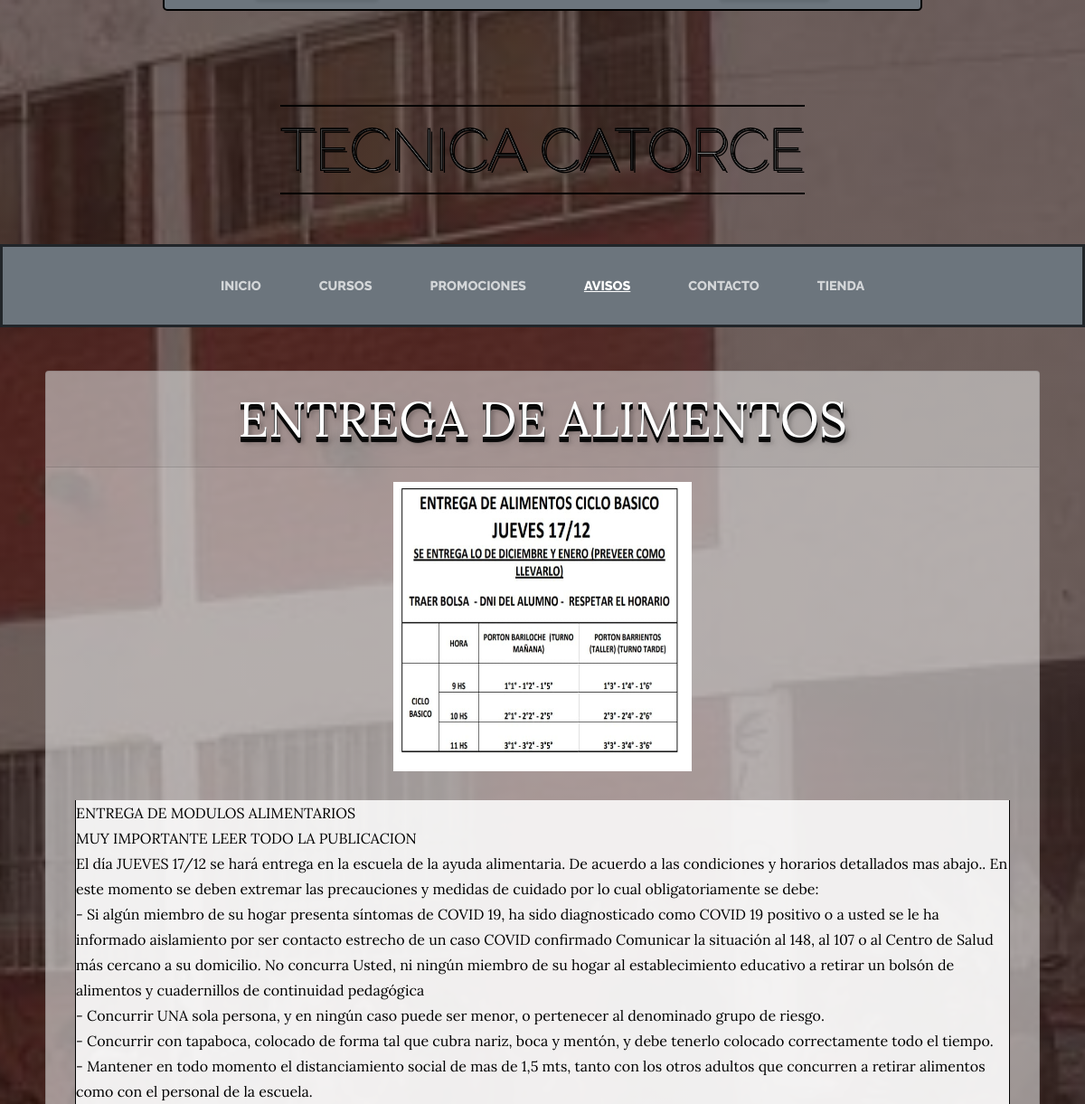
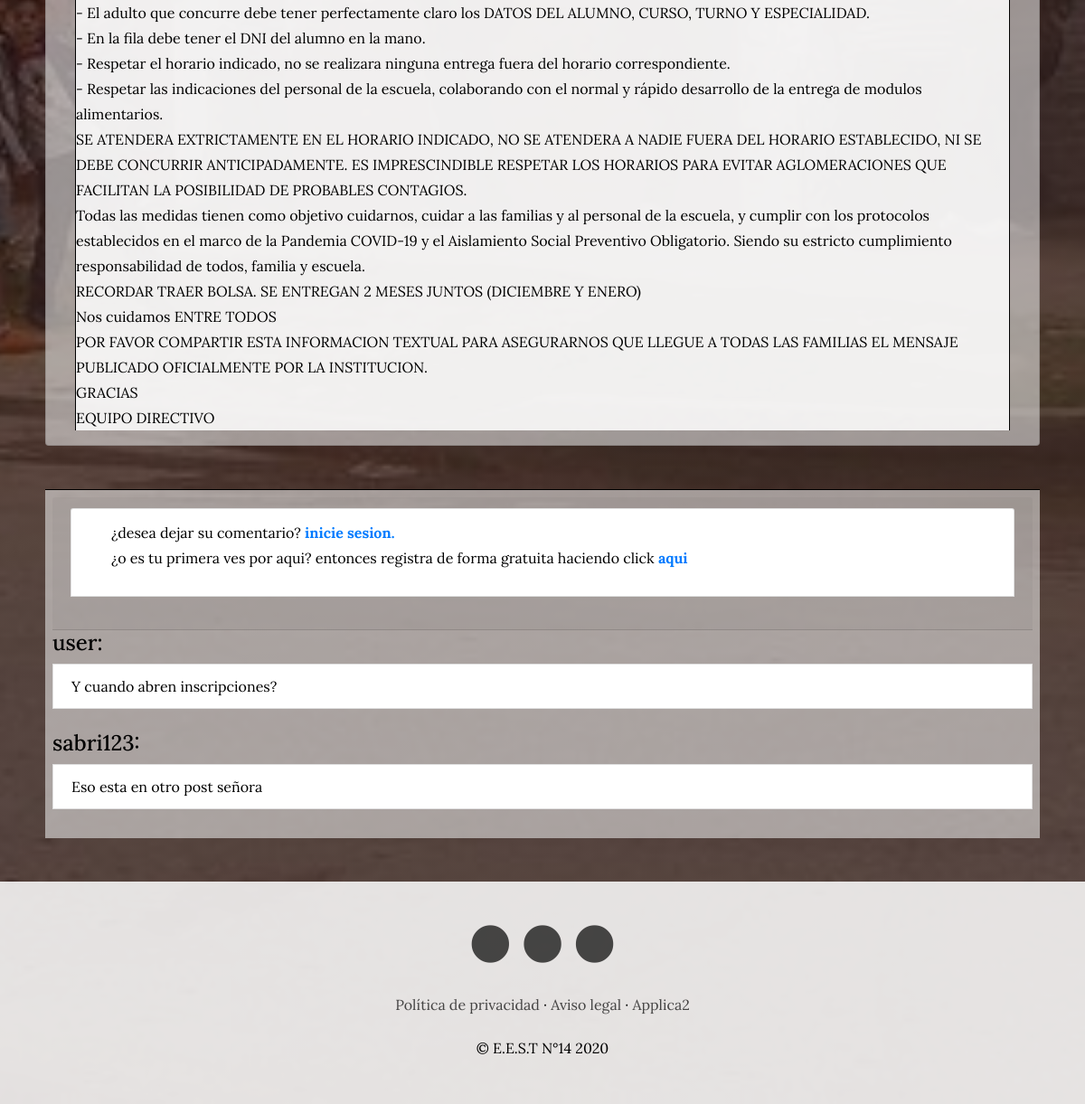
Screenshot of /informacion/post/1/ with the database file from the repository (2 pictures, top to bottom).
### informacion/models.py (models this page shows, shortened)
class Post(models.Model):
    titulo = models.CharField(max_length=40)
    contenido = models.TextField()
    imagen = models.ImageField(upload_to="post", null=True, blank=True)
    autor = models.ForeignKey(User, on_delete = models.CASCADE)
    created = models.DateField(auto_now_add=True)
    categorias = models.ManyToManyField(Categoria)
    update = models.DateField(auto_now_add=True)
    class Meta():
        verbose_name = "post"
        verbose_name_plural = "posts"

class Comentario(models.Model):
    contenido = models.TextField(max_length=50)
    autor = models.ForeignKey(User, on_delete = models.CASCADE, null=True, blank=True )
    created = models.DateField(auto_now_add=True)
    id_post = models.IntegerField(null=True, blank=True )
    class Meta():
        verbose_name = "comentario"
        verbose_name_plural = "comentarios"
    def __str__(self):
        return self.contenido

### informacion/views.py (the view)
# urls.py: path('post/<int:post_id>/', views.post, name="post"),
def post(request, post_id):
    if request.method == "POST":
        ide = request.user
        contenido = request.POST['contenido']
        p = Comentario(contenido=contenido, autor=ide, id_post=post_id)
        p.save()
    comentarios = Comentario.objects.filter(id_post=post_id).order_by('-created')
    formu = ComentarioFrom()
    post = Post.objects.get(id=post_id)
    return render(request, "informacion/post.html", {"post":post,"titulo":post.titulo,"from":formu, "comentarios":comentarios})

### informacion/templates/informacion/post.html (shortened to what this page needs)
{% extends "sitio_web_app/base.html" %}
{% load static %}
{% block content %}
        <div class="col-sm-10 col-lg-11 mx-auto my-5 p-0 m-0">
            <div class="card trasparente">
                <div class="card-body m-0 p-0" style="margin: 10px;">
                        <div id="titulo"class="card-header card-title post-titulo">
                            {{post.titulo}}
                        </div>
                        <img class="post-img" src="{{post.imagen.url}}" alt="Card image cap">
                        <div class="card-text post-contenido text-left">
                            {{post.contenido|linebreaks }}
                        </div>
                    </div>
                </div>
            </div>
        <div class="col-sm-10 col-lg-11 mx-auto my-5 p-2 m-0 comentario trasparente">
            {% if user.is_authenticated %}
            <div class="comentario-form">
                <div class="title my-3 cometario-title" style="text-align: center;">
                    <h2>comentarios</h2>
                </div>
                    <form action="" method="POST"> {% csrf_token %}
                        <div class="form-group row comentario-grup mx-auto">
                            <textarea name="contenido" class="form-control" id="id_contenido" placeholder="escribe un comentario:" style="width: 75%; height: 60px;"></textarea>
                            <button type="submit" class="btn btn-primary"> Enviar </button>
                        </div>
                    </form>
            </div>
        {% else %}
            <div class="card-header">
                <div class="list-group-item mb-4">
                    <p class="mx-4">
                        ¿desea dejar su comentario? <a href="{% url 'login'%}"> <b>inicie sesion.</b> </a> <br>
                        ¿o es tu primera ves por aqui? entonces registra de forma gratuita haciendo click<a href="{% url 'registro'%}"><b> aqui </b></a>
                    </p>
                </div>
            </div>
        {% endif %}
        {% for comentarios in comentarios %}
            <div class="">
                <p class="h4">{{comentarios.autor}}: </p>
                <div class="list-group-item mb-4">
                    {{comentarios}}
                </div>
            </div>
        {% endfor %}
        </div>
{% endblock%}

### sitio_web_app/static/sitio_web_app/css/gestion.css (style rules this page uses)
body { font-family: 'Lora'; background: linear-gradient(rgba(47, 23, 15, 0.65), rgba(47, 23, 15, 0.65)), url("../img/bg_main.jpg"); background-attachment: fixed; background-position: center; background-size: cover; }
p { line-height: 1.75; }
.post-titulo { text-align: center; font-size: 3.4em; text-transform: uppercase; color: white; text-shadow: 0 1px 0 #000000, 0 2px 0 #080808, 0 3px 0 #111111, 0 4px 0 #000000, 0 5px 0 #0f0e0e, 0 6px 0 #0f0e0e, 3px 7px 15px rgba(0,0,0,0.1), 3px 7px 5px rgba(0,0,0,0.3); margin-bottom: 1rem; }
.post-img { display: block; margin:auto; height: 20em; width: 30%; }
.post-contenido { background-color: rgba(255, 255, 255, 0.85); color: black; font-size: 1em; text-align: center; border-left: 1px solid; border-right: 1px solid; margin: 2rem; margin-bottom: 2rem; }
.trasparente { background-color: #e9e9e994; }
.comentario { display:block; border-top:1px solid; padding: 2rem; }
.m-0 { color: black; }

### rows the page displays
Post: titulo "ENTREGA DE ALIMENTOS", imagen (picture), contenido "ENTREGA DE MODULOS ALIMENTARIOS MUY IMPORTANTE LEER TODO LA PUBLICACION El día JUEVES 17/12 se hará entrega en la escuela de la ayuda alimentaria. De acuerdo a las condiciones y horarios detallados mas abajo.. En este momento se deben extremar las precauciones y medidas de cuidado por lo cual obligatoriamente se debe: - Si algún miembro de su hogar presenta síntomas de COVID 19, ha sido diagnosticado como COVID 19 positivo o a usted se le ha informado aislamiento por ser contacto estrecho de un caso COVID confirmado Comunicar la situación al 148, al 107 o al Centro de Salud más cercano a su domicilio. No concurra Usted, ni ningún miembro de su hogar al establecimiento educativo a retirar un…"
Comentario: autor "user", contenido "Y cuando abren inscripciones?"
Comentario: autor "sabri123", contenido "Eso esta en otro post señora"
